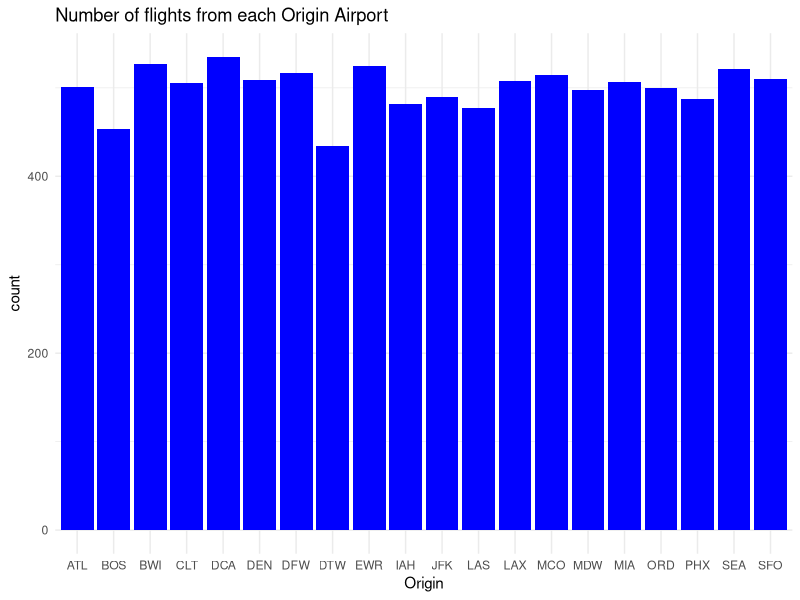

Here is the R script that generated this plot: (Note: this script raises an error after producing the figure.)
library(ggplot2)
flight_data <- read.csv('Flight_data.csv', stringsAsFactors = FALSE)

str(flight_data)
summary(flight_data)
head(flight_data, 10)

colSums(is.na(flight_data))

same_airports <- which(flight_data$Origin == flight_data$Destination)
length(same_airports)

library(ggplot2)

ggplot(flight_data, aes(x = Origin)) +
  geom_bar(fill = 'blue') +
  theme_minimal() +
  labs(title = 'Number of flights from each Origin Airport')

# creating Day_of_week
flight_data <- flight_data %>%
  mutate(
    Day_of_week = wday(Departure_Date, label= TRUE)
  )
flight_data <- flight_data %>%
  mutate(
    Departure_Date = as.Date(Departure_Date, format="%Y-%m-%d"),
    Day_of_week = wday(Departure_Date, label = TRUE, abbr = FALSE)
  )
head(flight_data$Day_of_week)
colnames(flight_data)
print(flight_dat)

# Average price per day of the week
flight_data %>%
  group_by(Day_of_week) %>%
  summarize(Average_Price = mean(Price, na.rm = TRUE)) %>%
  ggplot(aes(x = Day_of_week, y= Average_Price)) +
  geom_bar(stat = "identity", fill='steelblue') +
  theme_minimal()+
  labs(
    title = "Average Flight price by day of the week",
    x = "Day of the week",
    y = "Average Price"
  )
  